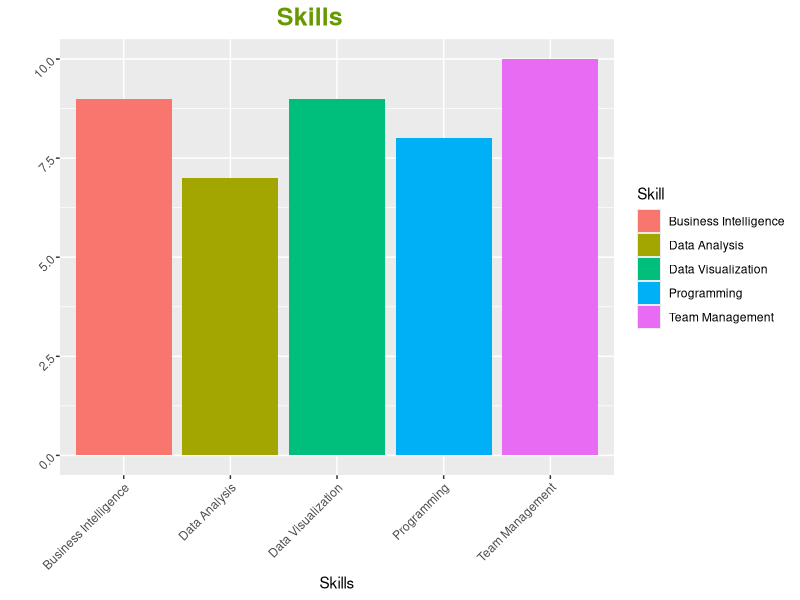

R code for this plot:
##Skill Plot:

library("knitr")
library("kableExtra")
library(ggplot2)

Skill_Name<-c("Data Analysis","Data Visualization","Programming","Business Intelligence","Team Management")
Skill_rate<-c(7,9,8,9,10)

##Data Frame

Skill_set<-data.frame(Skill=Skill_Name,Rate=Skill_rate)

##Table
kable(Skill_set)->skill_set_table

##Table Formatting:
kable_styling(skill_set_table,full_width=TRUE,font_size = 18,position = "center",latex_options = "striped")

ggplot(Skill_set,aes(x=Skill_set$Skill,y=Skill_set$Rate,fill=Skill))+geom_bar(stat = "identity",position="dodge")+
  ggtitle("                               Skills")+
  xlab("Skills")+ylab("")+theme(plot.title = element_text(color ="#669900",size = 18,face = "bold"),axis.text = element_text(angle = 45,hjust=1))
